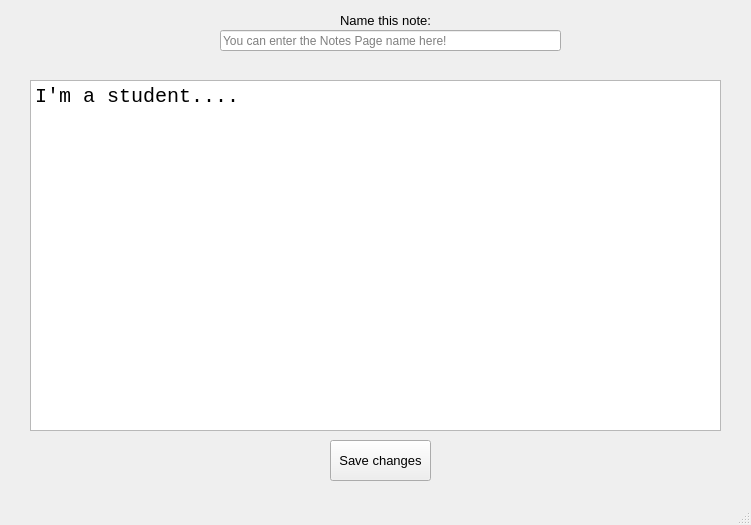
<?xml version="1.0" encoding="UTF-8"?>
<ui version="4.0">
 <class>MainWindow</class>
 <widget class="QMainWindow" name="MainWindow">
  <property name="geometry">
   <rect>
    <x>0</x>
    <y>0</y>
    <width>751</width>
    <height>525</height>
   </rect>
  </property>
  <property name="windowTitle">
   <string>MainWindow</string>
  </property>
  <widget class="QWidget" name="centralwidget">
   <widget class="QLineEdit" name="lineEdit">
    <property name="geometry">
     <rect>
      <x>220</x>
      <y>30</y>
      <width>341</width>
      <height>21</height>
     </rect>
    </property>
    <property name="placeholderText">
     <string>You can enter the Notes Page name here!</string>
    </property>
   </widget>
   <widget class="QPushButton" name="bt_save">
    <property name="geometry">
     <rect>
      <x>330</x>
      <y>440</y>
      <width>101</width>
      <height>41</height>
     </rect>
    </property>
    <property name="font">
     <font>
      <pointsize>10</pointsize>
     </font>
    </property>
    <property name="text">
     <string>Save changes</string>
    </property>
   </widget>
   <widget class="QLabel" name="label">
    <property name="geometry">
     <rect>
      <x>340</x>
      <y>10</y>
      <width>101</width>
      <height>21</height>
     </rect>
    </property>
    <property name="font">
     <font>
      <pointsize>10</pointsize>
     </font>
    </property>
    <property name="text">
     <string>Name this note:</string>
    </property>
   </widget>
   <widget class="QPlainTextEdit" name="plainTextEdit">
    <property name="geometry">
     <rect>
      <x>30</x>
      <y>80</y>
      <width>691</width>
      <height>351</height>
     </rect>
    </property>
    <property name="font">
     <font>
      <family>Consolas</family>
      <pointsize>15</pointsize>
     </font>
    </property>
    <property name="plainText">
     <string>I'm a student....</string>
    </property>
    <property name="placeholderText">
     <string>Edit or start your Notes here!</string>
    </property>
   </widget>
  </widget>
  <widget class="QMenuBar" name="menubar">
   <property name="geometry">
    <rect>
     <x>0</x>
     <y>0</y>
     <width>751</width>
     <height>21</height>
    </rect>
   </property>
  </widget>
  <widget class="QStatusBar" name="statusbar"/>
 </widget>
 <resources/>
 <connections/>
</ui>
